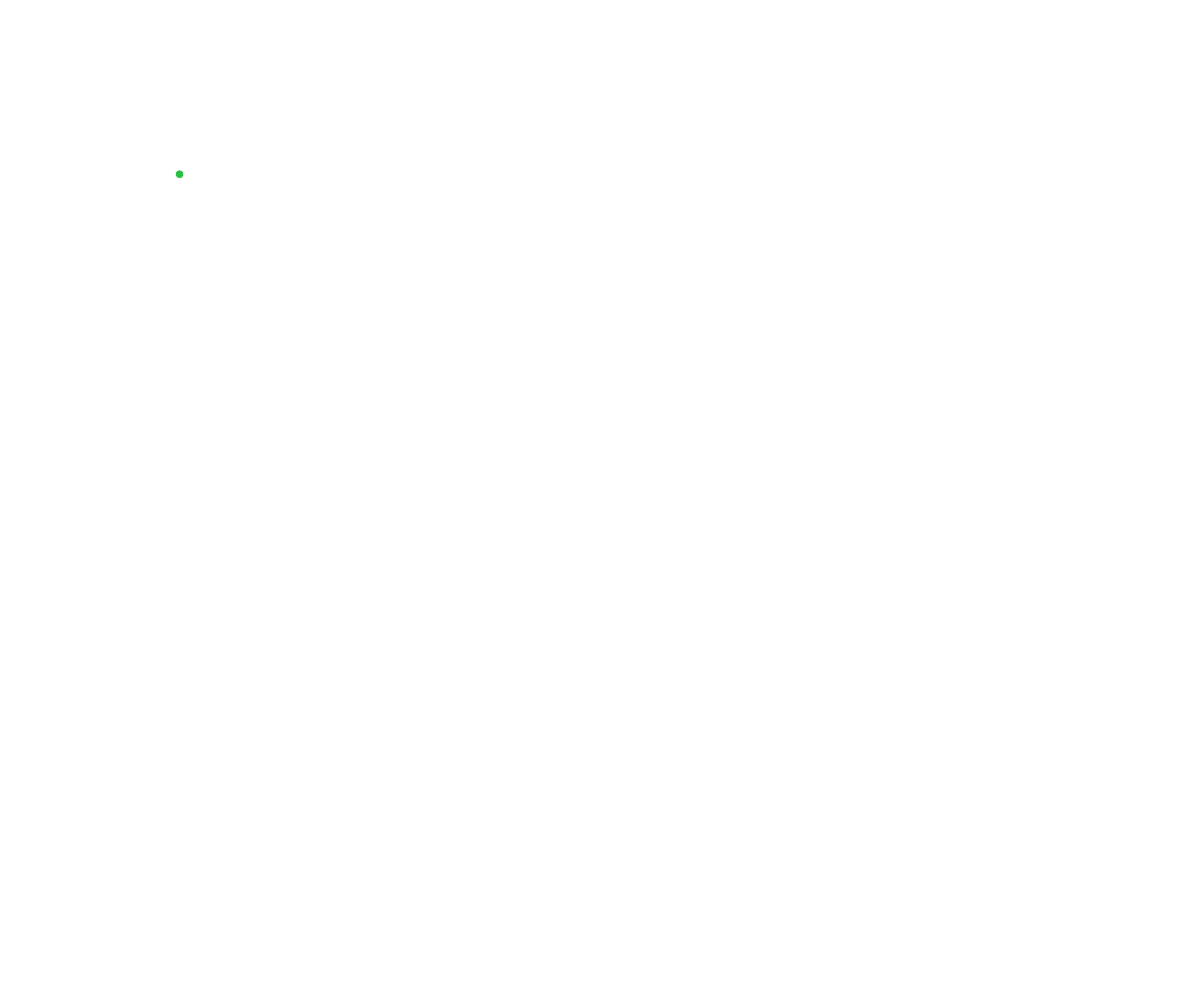
Frame 1 (no input)
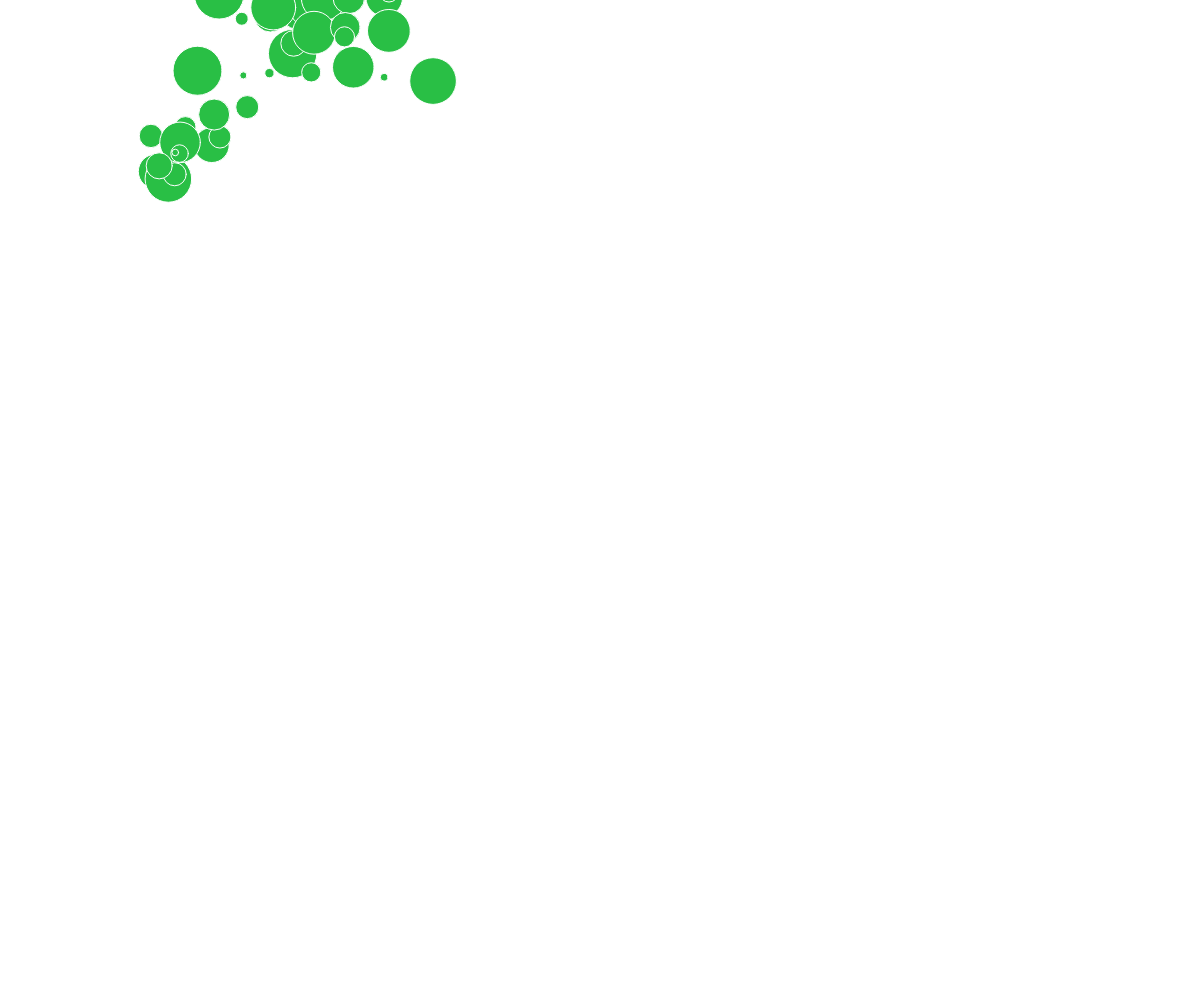
Frame 60 (no input)
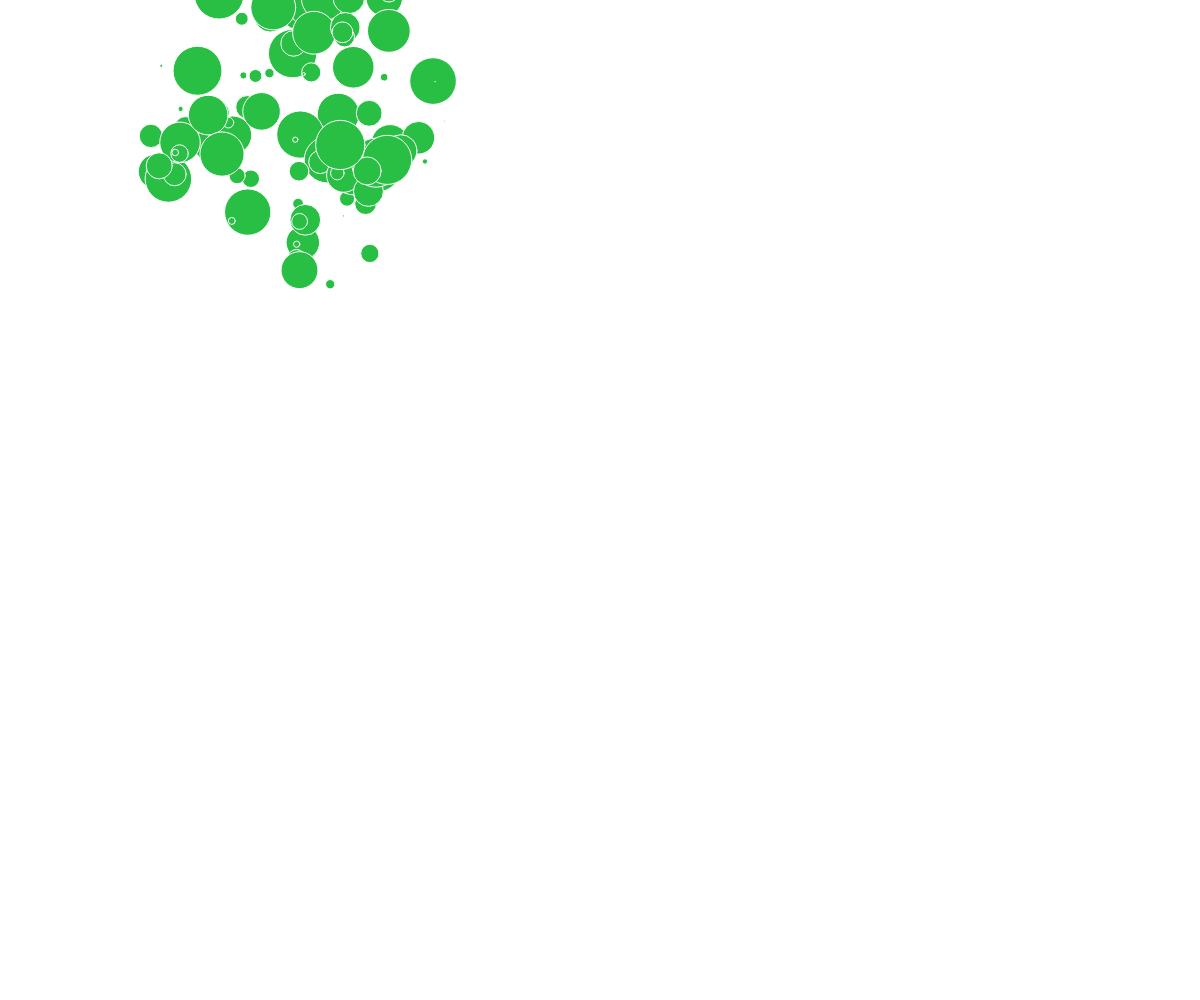
Frame 120 (the mouse pressed at the canvas centre since frame 60)

The p5.js sketch that drew these frames (run headless with seeded random() and noise() and a simulated clock; from frame 60 on, the mouse is pressed at the canvas centre):

// p5.js sketch
// ── sketch.js
let w1;

function setup() {
  createCanvas(windowWidth, windowHeight);
  w1 = new Walker(200, 200);
}

function draw() {
  w1.update();
  w1.display();
}

class Walker {
  constructor(_x, _y) {
    this.posx = _x;
    this.posy = _y;
    this.vel = random(1, 70);
    this.color = color(random(0, 200), random(0, 255), random(0, 200));

    this.esCirculo = random() > 0.5 ? true : false;

    // this.esCirculo;
    // this.r = random();
    // if (this.r > 0.5) {
    // 	this.esCirculo = true;
    // } else {
    // 	this.esCirculo = false;
    // }
  }
  update() {
    this.posx += random(-this.vel, this.vel);
    this.posy += random(-this.vel, this.vel);
  }

  display() {
    fill(this.color);
    // noStroke();
    stroke(255);
    if (this.esCirculo) {
      circle(this.posx, this.posy, random(0, 50));
    } else {
      rect(this.posx, this.posy, 40, random(0, 50));
    }
  }
}
